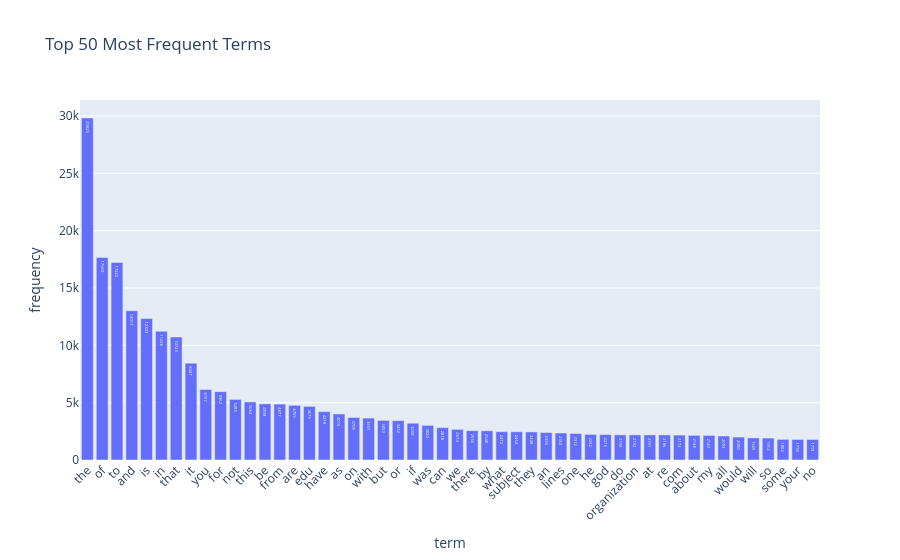

The code cell stored with this chart in its notebook:
### Markdown cell above
### >>> **Exercise 14 (take home):** 
Additionally, you can attempt to sort the terms on the `x-axis` by frequency instead of in alphabetical order. This way the visualization is more meaninfgul and you will be able to observe the so called [long tail](https://en.wikipedia.org/wiki/Long_tail) (get familiar with this term since it will appear a lot in data mining and other statistics courses). see picture below

![alt txt](https://upload.wikimedia.org/wikipedia/commons/thumb/8/8a/Long_tail.svg/1000px-Long_tail.svg.png)

### Code cell
import plotly.express as px
import pandas as pd
import numpy as np

term_frequencies = np.asarray(X_counts.sum(axis=0))[0]  # 每個詞的總頻率
terms = count_vect.get_feature_names_out()              # 詞彙表

top_n = 50
top_indices = term_frequencies.argsort()[-top_n:][::-1]  # 排序取前 top_n
top_terms = terms[top_indices]
top_freqs = term_frequencies[top_indices]

# 轉成 DataFrame
df_top = pd.DataFrame({'term': top_terms, 'frequency': top_freqs})

fig = px.bar(df_top,
             x='term',
             y='frequency',
             title=f'Top {top_n} Most Frequent Terms',
             text='frequency')  # 在長條上顯示數值

# 調整外觀
fig.update_layout(xaxis_tickangle=-45)  # 旋轉 x 軸文字
fig.show()

### Figure 1 — Plotly figure (JSON) as saved in the notebook; plotly's stock layout.template omitted (floating-point values rounded to 4 significant figures)
{"data": [{"hovertemplate": "term=%{x}<br>frequency=%{text}<extra></extra>", "legendgroup": "", "marker": {"color": "#636efa", "pattern": {"shape": ""}}, "name": "", "orientation": "v", "showlegend": false, "text": [29820.0, 17660.0, 17220.0, 13020.0, 12340.0, 11230.0, 10720.0, 8447.0, 6157.0, 5962.0, 5285.0, 5063.0, 4898.0, 4877.0, 4769.0, 4675.0, 4218.0, 4015.0, 3709.0, 3655.0, 3453.0, 3432.0, 3208.0, 3020.0, 2818.0, 2674.0, 2556.0, 2548.0, 2472.0, 2464.0, 2448.0, 2393.0, 2353.0, 2312.0, 2232.0, 2216.0, 2193.0, 2192.0, 2191.0, 2186.0, 2172.0, 2148.0, 2143.0, 2093.0, 2000.0, 1925.0, 1912.0, 1802.0, 1793.0, 1791.0], "textposition": "auto", "type": "bar", "x": ["the", "of", "to", "and", "is", "in", "that", "it", "you", "for", "not", "this", "be", "from", "are", "edu", "have", "as", "on", "with", "but", "or", "if", "was", "can", "we", "there", "by", "what", "subject", "they", "an", "lines", "one", "he", "god", "do", "organization", "at", "re", "com", "about", "my", "all", "would", "will", "so", "some", "your", "no"], "xaxis": "x", "y": [29825, 17660, 17222, 13017, 12343, 11226, 10723, 8447, 6157, 5962, 5285, 5063, 4898, 4877, 4769, 4675, 4218, 4015, 3709, 3655, 3453, 3432, 3208, 3020, 2818, 2674, 2556, 2548, 2472, 2464, 2448, 2393, 2353, 2312, 2232, 2216, 2193, 2192, 2191, 2186, 2172, 2148, 2143, 2093, 2000, 1925, 1912, 1802, 1793, 1791], "yaxis": "y"}], "layout": {"barmode": "relative", "legend": {"tracegroupgap": 0}, "title": {"text": "Top 50 Most Frequent Terms"}, "xaxis": {"anchor": "y", "domain": [0, 1], "tickangle": -45, "title": {"text": "term"}}, "yaxis": {"anchor": "x", "domain": [0, 1], "title": {"text": "frequency"}}}}
